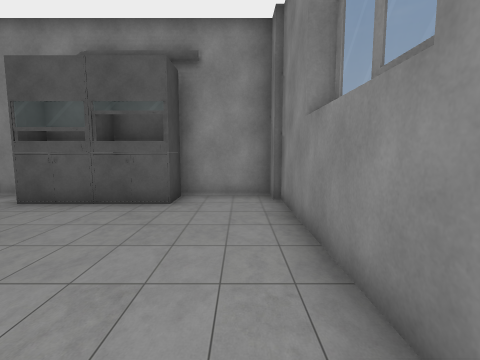
View 1 (above)

12 first-person views from a walk through a Unity game level. The camera is 1.2 m above the floor, tilts 6° down and sees 85° across. The floor is counted in squares, 1 m on a side. Each view is taken from the middle of a square. On the plan, view 1 faces up. The plan holds only what a view shows up to about 12 squares ahead; the rest is blank. The player character is not drawn. Some animated figures are not drawn.

View 2
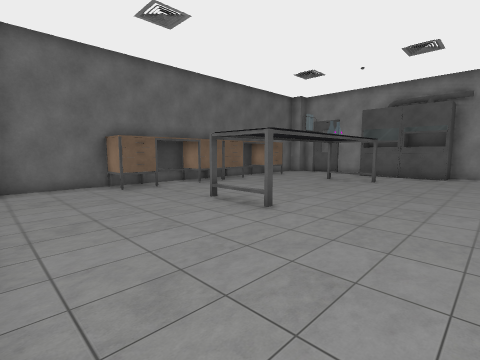

View 3
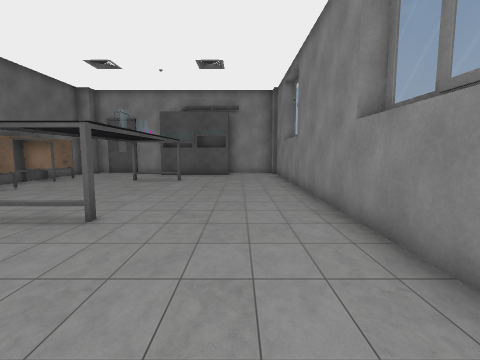

View 4
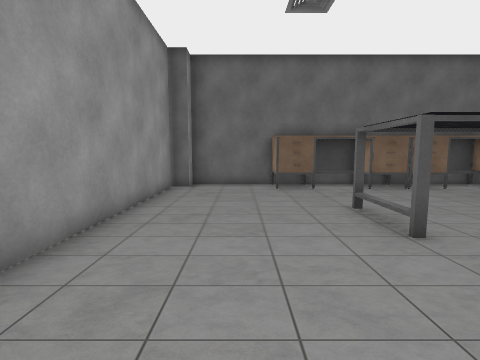

View 5
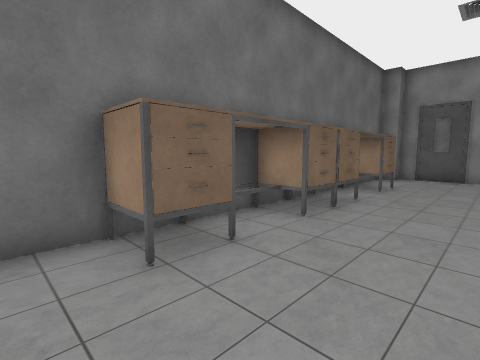

View 6
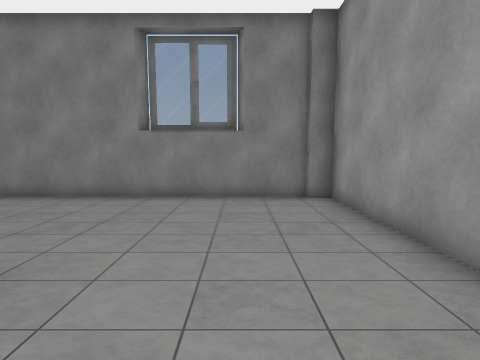

View 7
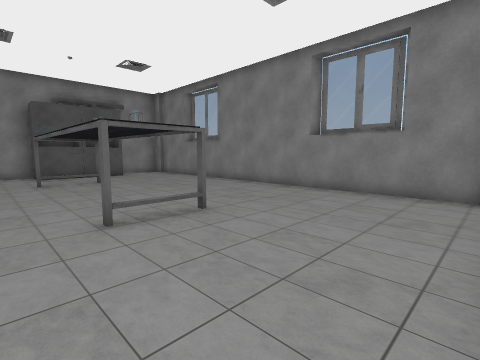

View 8
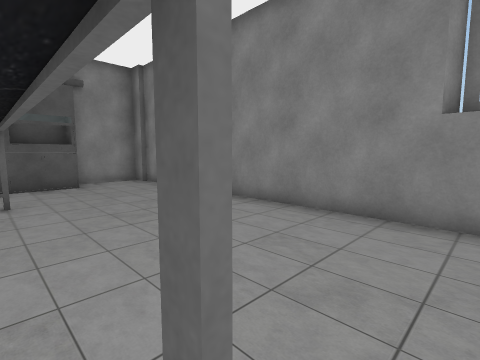

View 9
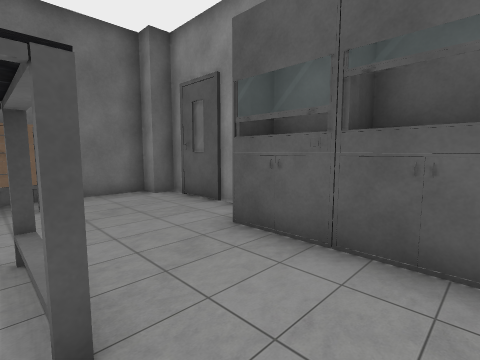

View 10
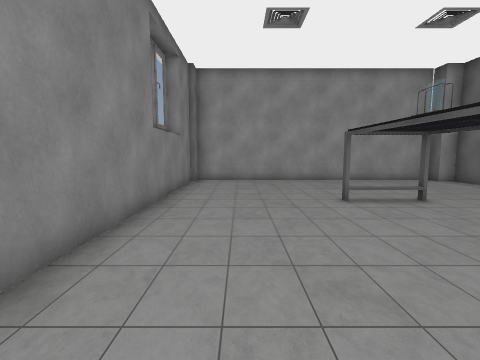

View 11
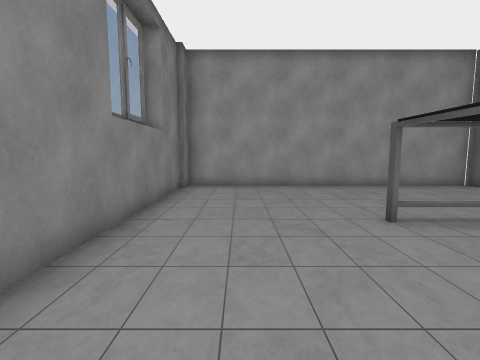

View 12
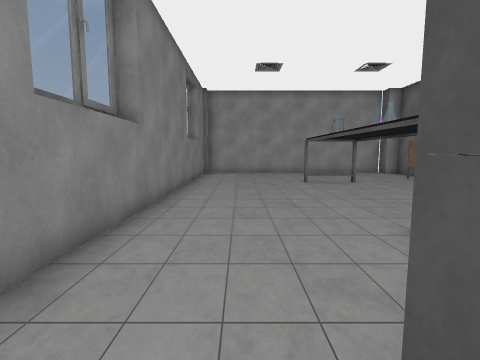

### Floor plan
Key: @ floor where view 1 was taken; # wall or solid block; . floor; ^ raised ledge; T thing the floor can be seen under or through.
Columns run from 10 left of view 1 to 1 right of it. Each row starts with its distance up from view 1.
  8    ###  ####
  7 ####.#^^#..#
  6 #....^^^^..#
  5 #..........#
  4 ##.........#
  3 ##...TT....#
  2  #...TT....#
  1  #...TT....#
  0  #...TT...@#
 -1  #...TT....#
 -2  #...TT....#
 -3  #...TT....#
 -4 ##.........#
 -5 ##.........#
 -6 #..........#
 -7 #..........#
 -8 ##.........#
 -9  ###########

Where each view was taken, in squares from view 1:
view 1: 0 up, 0 right, facing up
view 2: 8 down, 0 right, facing up-left
view 3: 8 down, 1 left, facing up
view 4: 6 down, 0 right, facing left
view 5: 6 down, 6 left, facing up-left
view 6: 6 down, 6 left, facing right
view 7: 8 down, 7 left, facing up-right
view 8: 4 down, 4 left, facing up-right
view 9: 3 up, 2 left, facing up-left
view 10: 3 up, 1 left, facing down
view 11: 1 up, 1 left, facing down
view 12: 7 up, 1 left, facing down
